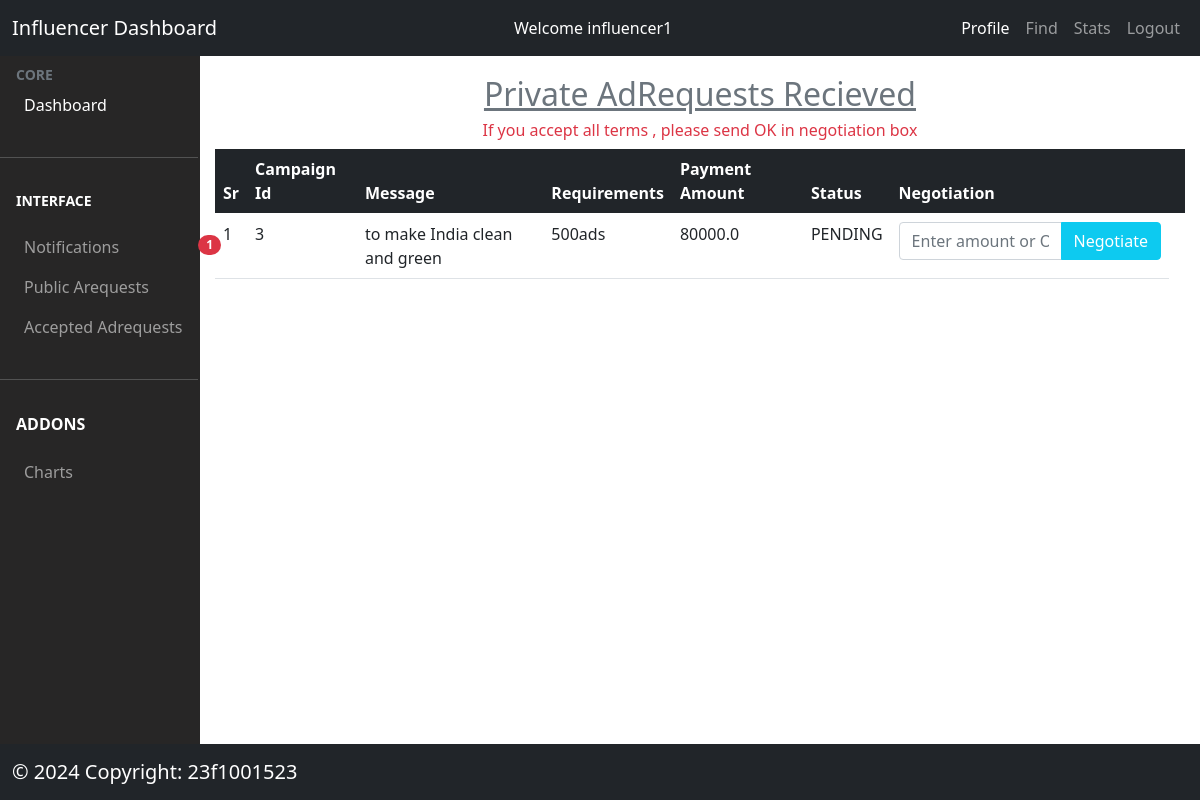
The page /influencer/dashboard (signed in) on the database as committed earlier.
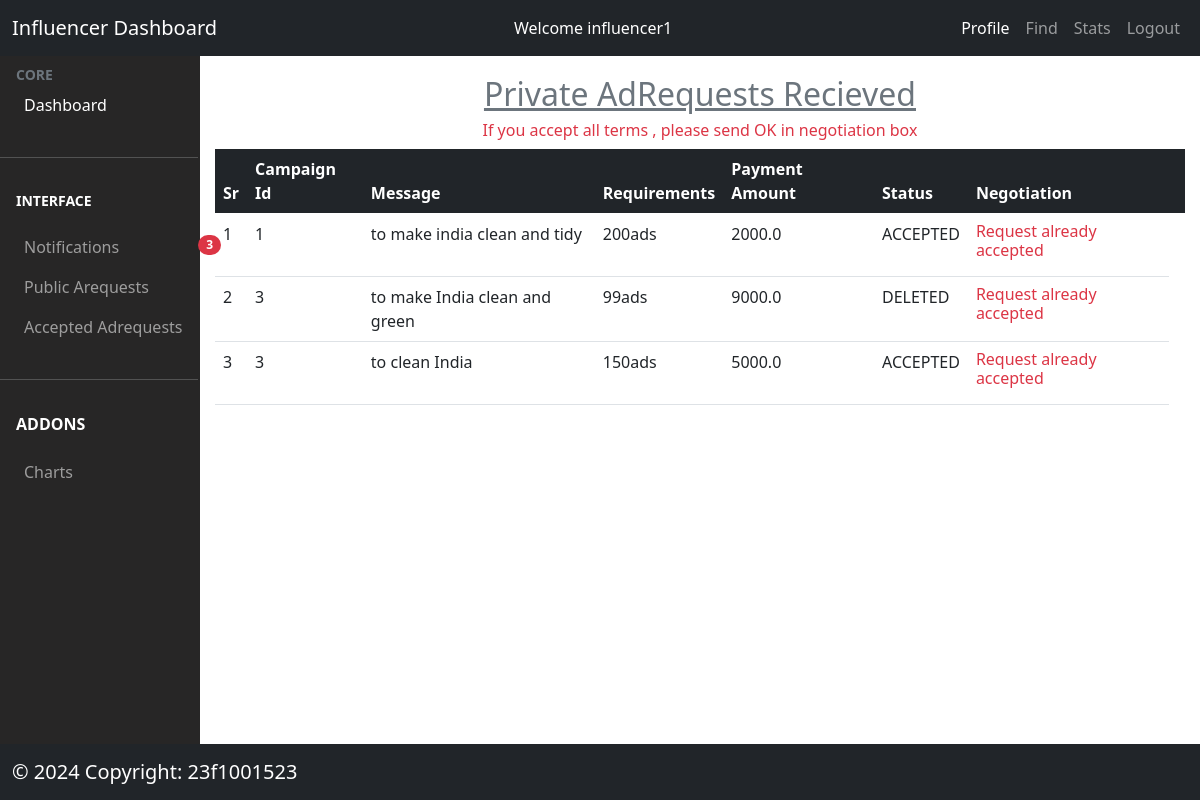
The same page on the database as committed later.
### models/model.py (models this page shows, shortened)
class AdRequest(db.Model):
  __tablename__ = 'adrequests'
  adrequest_id = db.Column(db.Integer, autoincrement=True, primary_key=True)
  message = db.Column(db.String(200), nullable=False)
  requirements = db.Column(db.String(200), nullable=False)
  payment_amount = db.Column(db.Float, nullable=False)
  status = db.Column(db.String(200), nullable=False)
  campaign_id = db.Column(db.String(200),
                          db.ForeignKey("campaigns.campaign_id"),
                          nullable=False)
  influencer_id = db.Column(db.String(200),
                            db.ForeignKey("influencers.influencer_id"))
  create_date = db.Column(db.DateTime, default=datetime.now(timezone.utc))
  negotiations = db.relationship('Negotiation',
                                       backref='adrequest',
                                       lazy=True)

### controllers/influencer.py (the view)
@app.route('/influencer/dashboard')
@login_required_influencer
def influencerdashboard():
  id = session['user_id']
  adrequests = AdRequest.query.filter_by(influencer_id=id).all()
  return render_template('/influencer/influencer_dashboard_display.html',
                         adrequests=adrequests)

### controllers/usermanager.py (called while the page is built)
def login_required_influencer(func):
  @wraps(func)
  def wrapper_influencer(*args, **kwargs):
    if session.get('loggedin') is None or session['user_type']!='influencer':
      flash('You need to login first')
      return redirect(url_for('login'))
    return func(*args, **kwargs)
  return wrapper_influencer

### templates/influencer/influencer_dashboard_display.html (shortened to what this page needs)
{% extends '/influencer/influencer_dashboard.html' %}
{% block content %}
<div>
  {% if adrequests %}
   <h2 class='text-secondary text-center mt-3'><u>Private AdRequests Recieved</u></h2>
  <h6 class='text-center text-danger'>If you accept all terms , please send OK in negotiation box</h6>
   <table class='table table-responsive'>
     <thead class='bg-dark text-white'>
     <tr>
       <th>Sr</th>
       <th>Campaign Id</th>
       <th>Message</th>
       <th>Requirements</th>
       <th>Payment Amount</th>
       <th>Status</th>
       <th>Negotiation</th>
        <th colspan=3></th>
     </tr></thead>
     {% for adrequest in adrequests %}
     <tr>
       <td>{{loop.index}}</td>
       <td>{{ adrequest.campaign_id  }}</td>
     <td>{{ adrequest.message  }}</td>
       <td>{{ adrequest.requirements   }}</td>
       <td>{{ adrequest.payment_amount  }}</td>
       <td>{{ adrequest.status }}</td>
       <td>
         {% if adrequest.status=='PENDING' %}
         <form action='/influencer/show/{{adrequest.adrequest_id}}' method='POST'>
            <div class='input-group'>
            <input type='text' class='form-control font-size-sm' id='negotiation' name='negotiation' placeholder='Enter amount or OK'>
            <button type='submit' class='btn btn-info text-white'>Negotiate</button>
              </div>
            </form>
         {% else %}
         <h6 class='text-danger'>Request already accepted</h6>
         {% endif %}
       </td>
     </tr>
     {% endfor %}
   </table>
  {% else %}<h1 class='text-center text-danger mt-5'>No Notifications Yet</h1>
   {% endif %}
</div>
{% endblock %}

### templates/influencer/influencer_dashboard.html (shortened to what this page needs)
<!doctype html>
<html lang="en">
  <head>
    {% block head %}
    <link rel="stylesheet" href="/static/css/style.css">
    <link href="https://cdn.jsdelivr.net/npm/bootstrap@5.0.2/dist/css/bootstrap.min.css" rel="stylesheet">
    {% endblock %}
  </head>
  <body>
    <div class="parent">
      <div class="header">
          <nav class="navbar navbar-expand-lg navbar-dark bg-dark">
                <div class="container-fluid">
                  <a class="navbar-brand" href="/influencer/dashboard">Influencer Dashboard</a>
                  <div class="collapse navbar-collapse" id="navbarSupportedContent">
                    <ul class="navbar-nav ms-auto mb-2 mb-lg-0">
                      <li class="nav-item">
                          <a class="nav-link active" href="/influencer/profile">Welcome {{session['user_id']}}</a>
                      </li></ul>
                    <ul class="navbar-nav ms-auto mb-2 mb-lg-0">
                      <li class="nav-item">
                        <a class="nav-link active" aria-current="page" href="/influencer/profile">Profile</a>
                      </li>
                      <li class="nav-item">
                        <a class="nav-link" href="/influencer/find">Find</a>
                      </li>
                      <li class="nav-item">
                        <a class="nav-link" href="/influencer/stats">Stats</a>
                      </li>
                      <li class="nav-item">
                        <a class="nav-link" href="/logout">Logout</a>
                      </li>
                    </ul>
                  </div>
                </div>
              </nav>
      </div>
      <div class="aside">
        <nav class="navbar navbar-dark">
            <ul class="navbar-nav navbar-expand-md">
            <li>
              <div class="text-muted small fw-bold text-uppercase px-3">
                CORE
              </div>
            </li>
            <li>
              <a href="/influencer/dashboard" class="nav-link px-3 active">
                <span>Dashboard</span>
              </a>
            </li>
            <li class="my-4"><hr class="dropdown-divider bg-light" /></li>
            <li>
              <div class="small fw-bold text-uppercase px-3 mb-3">
                Interface
              </div>
            </li>
            <li>
              <a class="nav-link px-4 sidebar-link position-relative" href="/influencer/dashboard"> Notifications
                <span class="position-absolute top-2 start-100 translate-center badge rounded-pill bg-danger">{{adrequests|length}}
                </span>
              </a>
            </li>
              <li>
                <a href="/public/adrequests/status" class="nav-link px-3">
                  <span>Public Arequests</span>
                </a>
              </li>
            <li>
              <a href="/private/adrequests/status" class="nav-link px-3">
                <span>Accepted Adrequests</span>
              </a>
            </li>
            <li class="my-4"><hr class="dropdown-divider bg-light" /></li>
            <li>
              <div class="fw-bold text-uppercase px-3 mb-3">
                Addons
              </div>
            </li>
            <li>
              <a href="/influencer/stats" class="nav-link px-3">
                <span>Charts</span>
              </a>
            </li>
          </ul>
        </nav>
      </div>
      <div class="main">
        <div class="container">
        {% block content %}
        {% endblock %}
      </div>
      </div>
        <div class="footer">
          <nav class="navbar fixed-bottom bg-dark navbar-dark">
            <div class="container-fluid">
              <a class="navbar-brand me-auto" href="#">&copy 2024 Copyright: 23f1001523</a>
            </div>
          </nav>
        </div>
  </div>
  </body>
</html>

### static/css/style.css (style rules this page uses)
.parent { display: grid; height: 100vh; grid-template-areas: "head head" "aside main" "foot foot"; grid-template-columns: 0.2fr 1fr; grid-template-rows: auto 1fr auto; overflow:auto; }
.header { grid-area: head; color: white; position: -webkit-sticky; position: sticky; top: 0; z-index:99; }
.aside { grid-area: aside; background-color: #272626; color: white; }
.main { grid-area: main; background-color: white; margin: 3px; overflow:auto; }
.footer { grid-area: foot; background-color: black; color: white; }

Rows that differ between the two databases and show on the page:
removed AdRequest: user_id "influencer1", campaign_id "3", message "to make India clean and green", requirements "500ads", payment_amount "80000.0", status "PENDING"
now on this page (row edited): AdRequest: campaign_id "1", message "to make india clean and tidy", requirements "200ads", payment_amount "2000.0", status "ACCEPTED", shows "Request already accepted"
added AdRequest: campaign_id "3", message "to make India clean and green", requirements "99ads", payment_amount "9000.0", status "DELETED", shows "Request already accepted"
added AdRequest: campaign_id "3", message "to clean India", requirements "150ads", payment_amount "5000.0", status "ACCEPTED", shows "Request already accepted"
Other text that changed with them:
{{ session['user_id'] }}: (not shown) → "influencer1"
{{ adrequests|length }}: "1" → "3"
